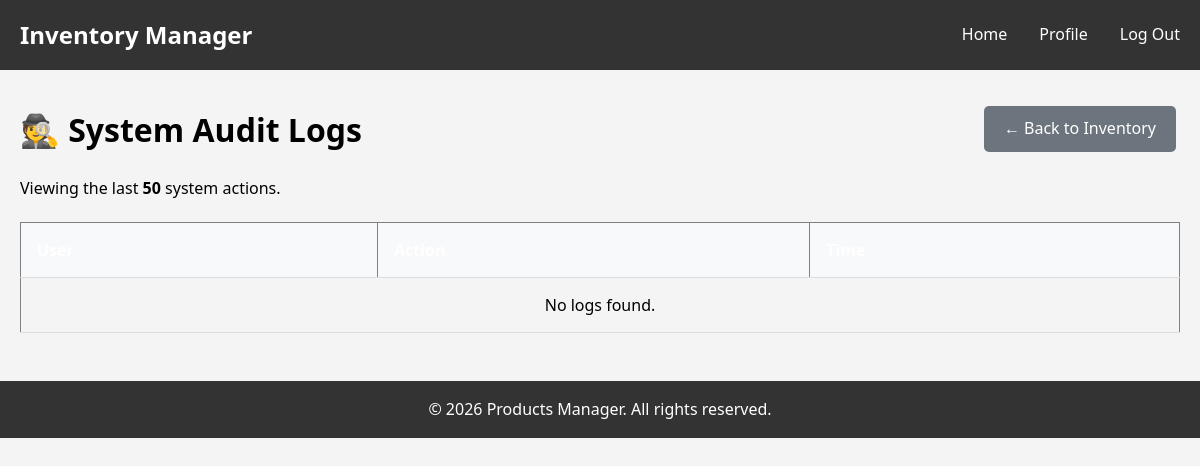
Page /pages/view_audit_logs.php (signed in) on the earlier database version.
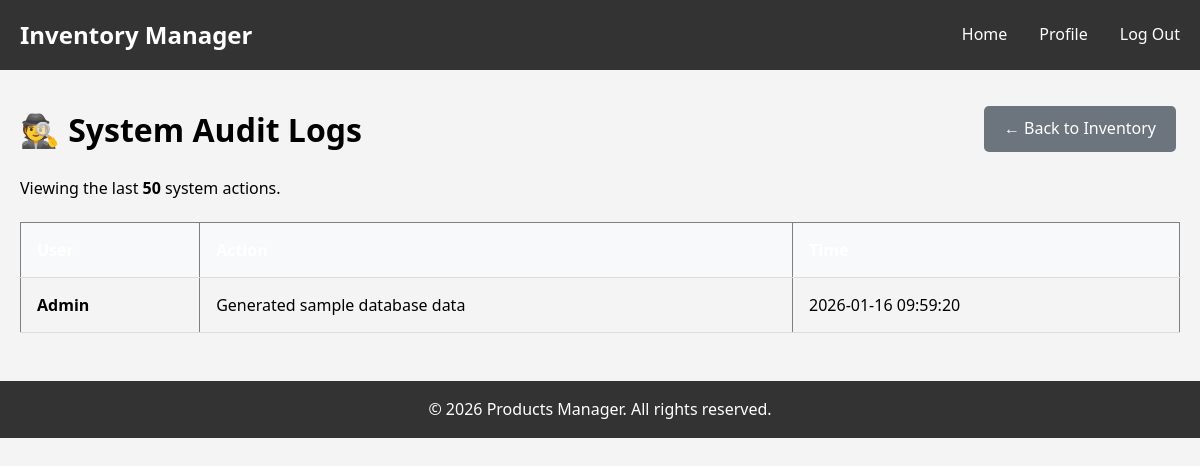
Same page on the later database version.
### tables this page shows
CREATE TABLE `audit_logs` (
    `id` INT AUTO_INCREMENT PRIMARY KEY,
    `user_id` INT,
    `action` VARCHAR(255),
    `timestamp` DATETIME DEFAULT CURRENT_TIMESTAMP
);

CREATE TABLE `users` (
  `id` int(11) NOT NULL AUTO_INCREMENT,
  `email` varchar(255) NOT NULL,
  `username` varchar(100) NOT NULL,
  `password_hash` varchar(255) NOT NULL,
  `role` enum('Admin','User','Inventory Manager') NOT NULL DEFAULT 'User',
  `first_name` varchar(100) NOT NULL,
  `last_name` varchar(100) NOT NULL,
  `phone_number` varchar(10) NOT NULL,
  `created_at` timestamp NOT NULL DEFAULT current_timestamp(),
  `updated_at` timestamp NOT NULL DEFAULT current_timestamp() ON UPDATE current_timestamp(),
  PRIMARY KEY (`id`),
  UNIQUE KEY `username` (`username`),
  UNIQUE KEY `phone_number` (`phone_number`)
);

### utils/inventory_logic.php (called while the page is built, shortened)
<?php
function getRecentLogs($conn, $limit = 10) {
    $logs = [];
    $stmt = $conn->prepare("SELECT a.action, a.timestamp, u.username
                           FROM audit_logs a
                           JOIN users u ON a.user_id = u.id
                           ORDER BY a.timestamp DESC LIMIT ?");
    $stmt->bind_param("i", $limit);
    $stmt->execute();
    $result = $stmt->get_result();
    while ($row = $result->fetch_assoc()) {
        $logs[] = $row;
    }
    return $logs;
}
?>

### pages/view_audit_logs.php (the view, shortened to what this page needs)
<?php
require_once '../config/config.php';
require_once '../utils/inventory_logic.php';
$logs = getRecentLogs($conn, 50);
require_once '../includes/header.php';
?>
<link rel="stylesheet" href="../css/style.css">
<div class="container">
    <div style="display: flex; justify-content: space-between; align-items: center; margin-bottom: 20px;">
        <h1>🕵️ System Audit Logs</h1>
        <a href="manage_inventory.php" class="btn" style="background-color: #6c757d; color: white; text-decoration: none; padding: 10px 20px; border-radius: 5px;">&larr; Back to Inventory</a>
    </div>
    <p>Viewing the last <strong>50</strong> system actions.</p>
    <table border="1" cellpadding="10" cellspacing="0" style="width: 100%; border-collapse: collapse; margin-top: 20px;">
        <tr style="background: #333; color: white;">
            <th>User</th>
            <th>Action</th>
            <th>Time</th>
        </tr>
        <?php if (count($logs) > 0): ?>
            <?php foreach ($logs as $log): ?>
                <tr style="border-bottom: 1px solid #ddd;">
                    <td style="font-weight: bold;"><?php echo htmlspecialchars($log['username']); ?></td>
                    <td><?php echo htmlspecialchars($log['action']); ?></td>
                    <td><?php echo $log['timestamp']; ?></td>
                </tr>
            <?php endforeach; ?>
        <?php else: ?>
            <tr><td colspan="3" style="text-align: center;">No logs found.</td></tr>
        <?php endif; ?>
    </table>
</div>
<?php require_once '../includes/footer.php'; ?>

Differences in the rows shown:
added audit_logs: user.username "Admin", action "Generated sample database data", timestamp "2026-01-16 09:59:20"
Other differences:
text no longer shown: "No logs found."
